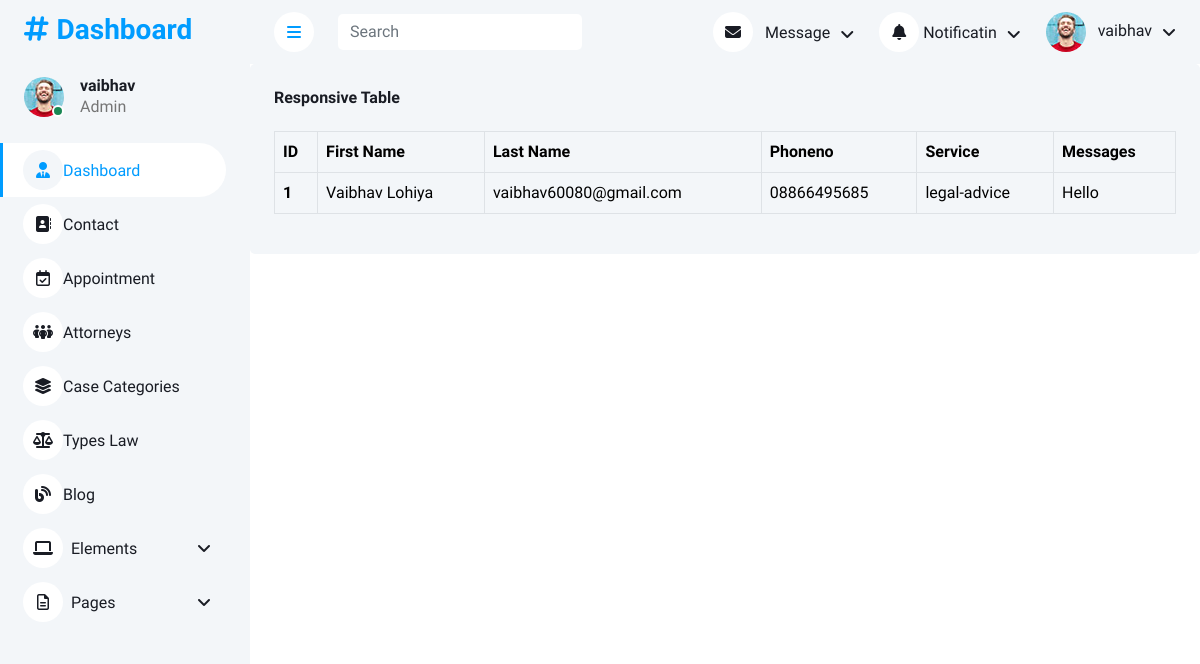
Screenshot of /appointment (signed in) with the database file from the repository.
### userapp/models.py (models this page shows, shortened)
class appointment(models.Model):
    name = models.CharField(max_length=50)
    email = models.EmailField()
    phoneno = models.CharField(max_length=50)
    service = models.CharField(max_length=50)
    gender = models.CharField(max_length=50)
    message = models.TextField(max_length=2000)
    up_doc1 = models.FileField(upload_to='image/', blank=True, null=True)

### adminapp/views.py (the view)
# urls.py: path('appointment', views.Show_Appointment),
def Show_Appointment(request):
    data = appointment.objects.all
    return render(request,'adminapp/appointment.html',{"data":data})

### templates/adminapp/Appointment.html (shortened to what this page needs)
<!DOCTYPE html>
{% load static %}
<html lang="en">
<head>
    <link href="https://cdnjs.cloudflare.com/ajax/libs/font-awesome/6.7.2/css/all.min.css" rel="stylesheet">
    <link href="https://cdn.jsdelivr.net/npm/bootstrap-icons@1.4.1/font/bootstrap-icons.css" rel="stylesheet">
    <link href="https://cdn.jsdelivr.net/npm/bootstrap@5.3.3/dist/css/bootstrap.min.css" rel="stylesheet">
    <link href="{% static 'adminapp/lib/owlcarousel/assets/owl.carousel.min.css'%}" rel="stylesheet">
    <link href="{% static 'adminapp/lib/tempusdominus/css/tempusdominus-bootstrap-4.min.css'%}" rel="stylesheet">
    <link href="{% static 'adminapp/css/bootstrap.min.css' %}" rel="stylesheet">
    <link href="{% static 'adminapp/css/style.css' %}" rel="stylesheet">
</head>
<body>
    <div class="container-xxl position-relative bg-white d-flex p-0">
        {% include 'adminapp/sidebar.html' %}
        <div class="content">
            {% include 'adminapp/navbar.html' %}
            <div class="col-12">
                <div class="bg-light rounded h-100 p-4">
                    <h6 class="mb-4">Responsive Table</h6>
                    <div class="table-responsive">
                        <table class="table table-bordered">
                            <thead>
                                <tr>
                                    <th scope="col">ID</th>
                                    <th scope="col">First Name</th>
                                    <th scope="col">Last Name</th>
                                    <th scope="col">Phoneno</th>
                                    <th scope="col">Service</th>
                                    <th scope="col">Messages</th>
                                </tr>
                            </thead>
                            <tbody>
                                {% for i in data %}
                        <tr>
                            <th scope="row">{{ i.id }}</th>
                            <td>{{ i.name }}</td>
                            <td>{{ i.email }}</td>
                            <td>{{ i.phoneno }}</td>
                            <td>{{ i.service }}</td>
                            <td>{{ i.message }}</td>
                        </tr>
                    {% endfor %}
                            </tbody>
                        </table>
                    </div>
                </div>
            </div>
        </div>
    </div>
</body>
</html>

### static/adminapp/css/style.css (style rules this page uses)
:root { --primary: #009CFF; --light: #F3F6F9; --dark: #191C24; }
.content { margin-left: 250px; min-height: 100vh; background: #FFFFFF; transition: 0.5s; }
@media (min-width: 992px) { .content { width: calc(100% - 250px); } }

### rows the page displays
appointment: id "1", name "Vaibhav Lohiya", email "vaibhav60080@gmail.com", phoneno "08866495685", service "legal-advice", message "Hello"

### other values shown
{{ request.session.name }} "vaibhav"
